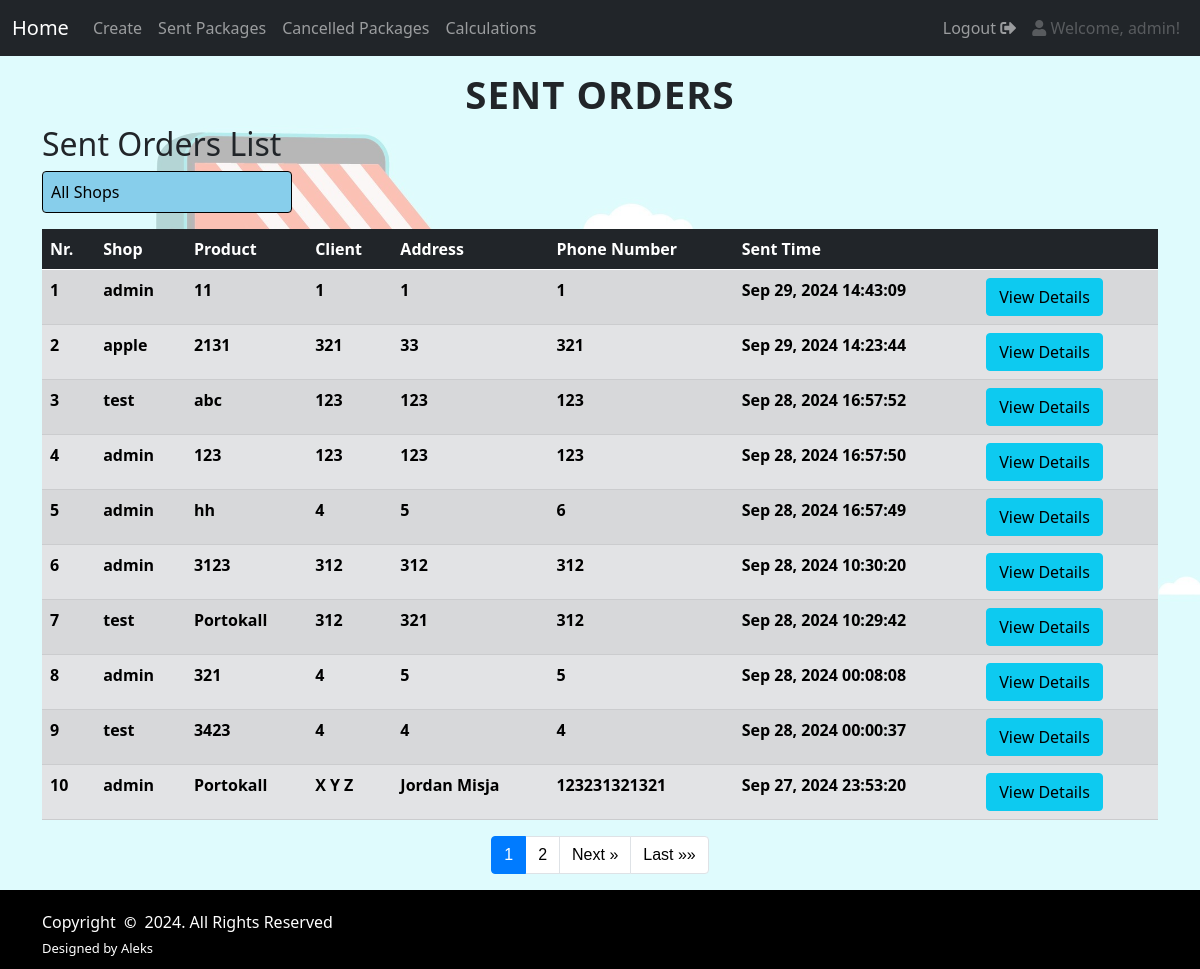
The page /core/sent_packages/ (signed in) on the database as committed earlier.
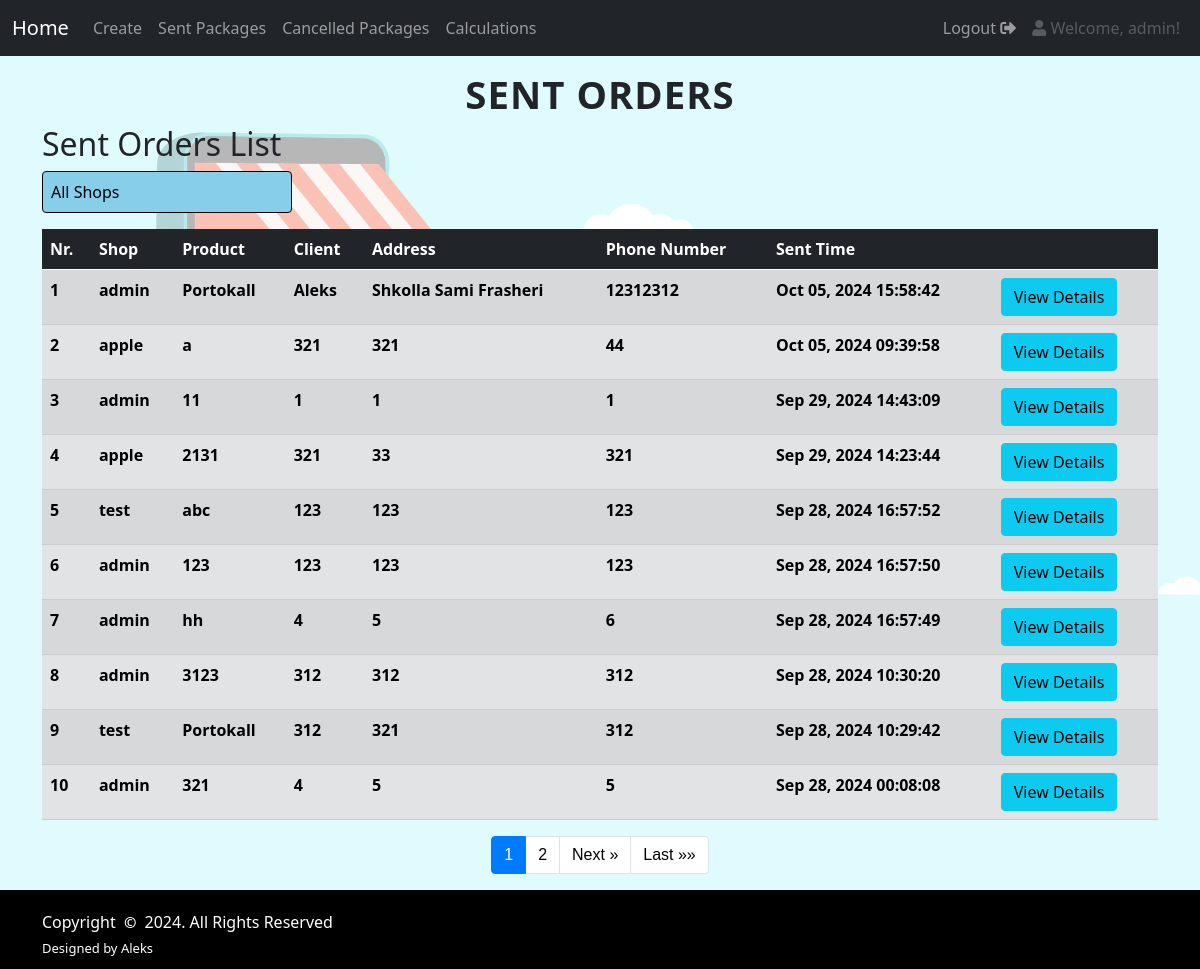
The same page on the database as committed later.
### core/models.py (models this page shows, shortened)
class SentPackages(models.Model):
    id = models.UUIDField(primary_key=True, default=uuid.uuid4, editable=False)
    shop = models.ForeignKey(User, on_delete=models.CASCADE, related_name='sent_packages', default=1)
    product = models.CharField(max_length=50)
    price = models.IntegerField(blank=True, null=True)
    shipment_value = models.IntegerField(blank=True, null=True)
    total = models.IntegerField(blank=True, null=True)
    client = models.CharField(max_length=50)
    address = models.CharField(max_length=100)
    phone_number = models.IntegerField()
    ordered_time = models.DateTimeField()
    date_sent = models.DateTimeField(default=timezone.now)
    image = models.ImageField(upload_to='uploads/', blank=True, null=True)

### core/views/sent_packages.py (the view)
# urls.py: path('sent_packages/', sent_packages, name="sent_packages"),
def sent_packages(request):
    template_name = 'core/sent_packages.html'
    shops = User.objects.all()
    if request.user.is_superuser:
        selected_shop = request.GET.get('shop')
        if selected_shop:
            sent_orders = SentPackages.objects.filter(shop_id=selected_shop).order_by("-date_sent")
        else:
            sent_orders = SentPackages.objects.order_by("-date_sent")
    else:
        sent_orders = SentPackages.objects.filter(shop=request.user).order_by("-date_sent")
    paginator = Paginator(sent_orders, 10)
    page_number = request.GET.get('page')
    page_obj = paginator.get_page(page_number)
    context = {'page_obj': page_obj, 'shops': shops}
    return render(request, template_name, context)

### core/templates/core/sent_packages.html (shortened to what this page needs)
<!DOCTYPE html>
{% load static %}
<html lang="en">
<head>
    <link href="https://cdn.jsdelivr.net/npm/bootstrap@5.0.2/dist/css/bootstrap.min.css"
 rel="stylesheet">
    <link href="https://cdnjs.cloudflare.com/ajax/libs/font-awesome/5.15.4/css/all.min.css" rel="stylesheet">
    <link rel="stylesheet" href="https://cdnjs.cloudflare.com/ajax/libs/font-awesome/5.15.4/css/all.min.css">
    <link href="{% static 'css/cancelled_packages.css' %}" rel="stylesheet" type="text/css"/>
</head>
<body>
{% include 'navbar.html' %}
 <main class="flex-grow-1">
{% block content %}
  <h1 class="text-center fancy-title">SENT ORDERS</h1>
    <div class="container" id="sent">
    <h2>Sent Orders List</h2>
    {% if user.is_superuser %}
    <form method="get" class="mb-3">
        <div class="form-group">
            <select name="shop" id="shop" class="form-control" onchange="this.form.submit()">
                <option value="">All Shops</option>
            </select>
        </div>
    </form>
    {% endif %}
    <table class="table table-secondary table-striped">
        <thead class="table-dark">
        <tr>
            <th scope="col">Nr.</th>
            <th scope="col">Shop</th>
            <th scope="col">Product</th>
            <th scope="col">Client</th>
            <th scope="col">Address</th>
            <th scope="col">Phone Number</th>
            <th scope="col">Sent Time</th>
            <th scope="col"></th>
        </tr>
        </thead>
        <tbody>
        {% for data in page_obj %}
        <tr>
            <th scope="row">{{ forloop.counter|add:page_obj.start_index|add:"-1" }}</th>
            <th scope="row">{{ data.shop }}</th>
            <th scope="row">{{ data.product }}</th>
            <th scope="row">{{ data.client }}</th>
            <th scope="row">{{ data.address }}</th>
            <th scope="row">{{ data.phone_number }}</th>
            <th scope="row">{{ data.date_sent |date:"M d, Y H:i:s" }}</th>
            <th scope="row"><a class="btn btn-info" href="{% url 'info' data.id %}">View Details</a></th>
        </tr>
        {% endfor %}
        </tbody>
    </table>
    <nav aria-label="Page navigation">
        <ul class="pagination justify-content-center">
            {% for num in page_obj.paginator.page_range %}
            <li class="page-item {% if page_obj.number == num %}active{% endif %}"><a class="page-link" href="?page={{ num }}{% if request.GET.shop %}&shop={{ request.GET.shop }}{% endif %}">{{ num }}</a></li>
            {% endfor %}
            {% if page_obj.has_next %}
            <li class="page-item"><a class="page-link" href="?page={{ page_obj.next_page_number }}{% if request.GET.shop %}&shop={{ request.GET.shop }}{% endif %}">Next &raquo;</a></li>
            <li class="page-item"><a class="page-link" href="?page={{ page_obj.paginator.num_pages }}{% if request.GET.shop %}&shop={{ request.GET.shop }}{% endif %}">Last &raquo;&raquo;</a></li>
            {% endif %}
        </ul>
    </nav>
    </div>
{% endblock %}
 </main>
{% include 'footer.html' %}
</body>
</html>

Rows that differ between the two databases and show on the page:
no longer on this page (row unchanged): SentPackages: shop "test", product "3423", client "4", address "4", phone_number "4", date_sent "Sep 28, 2024 00:00:37"
no longer on this page (row unchanged): SentPackages: shop "admin", product "Portokall", client "X Y Z", address "Jordan Misja", phone_number "123231321321", date_sent "Sep 27, 2024 23:53:20"
added SentPackages: shop "admin", product "Portokall", client "Aleks", address "Shkolla Sami Frasheri", phone_number "12312312", date_sent "Oct 05, 2024 15:58:42"
added SentPackages: shop "apple", product "a", client "321", address "321", phone_number "44", date_sent "Oct 05, 2024 09:39:58"
